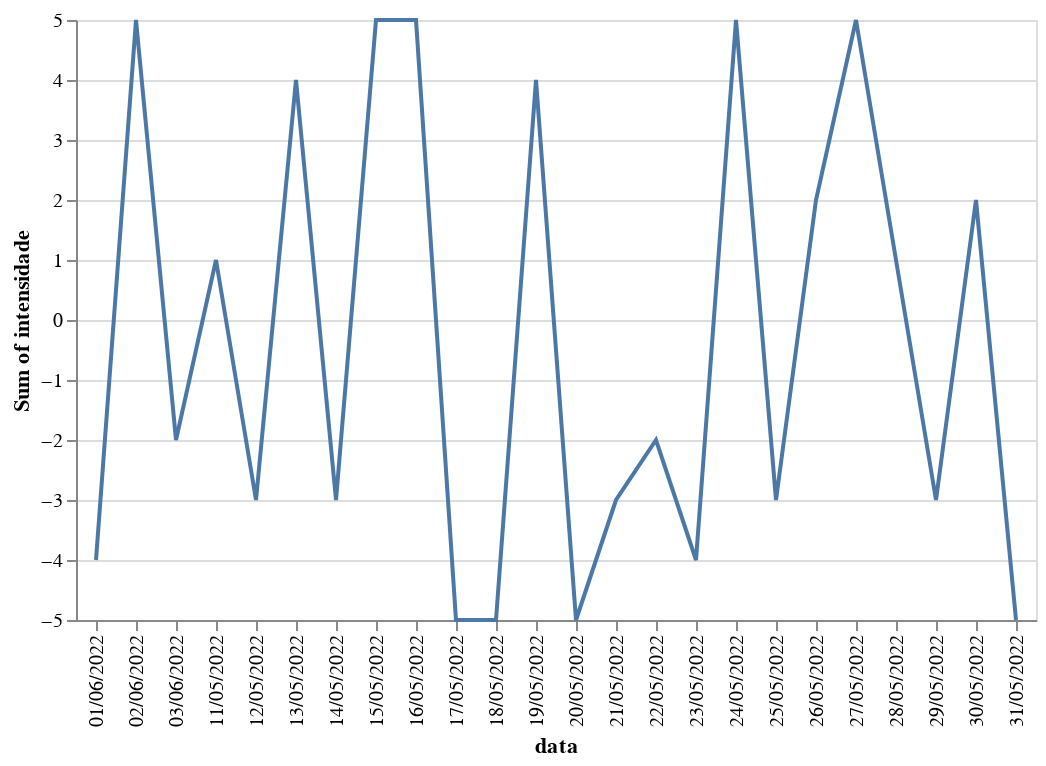

The notebook cell this image was saved under:
### Code cell
alt.Chart(grafico_linhas).mark_line().encode(
    alt.X('data:O'),
    alt.Y('sum(intensidade)')
)

### Figure 1 — Vega-Lite specification as saved in the notebook (floating-point values rounded to 4 significant figures)
{"config": {"view": {"continuousWidth": 400, "continuousHeight": 300}}, "data": {"name": "data-fd74e9a983e1c7c8ff2c611c0472aff3"}, "mark": "line", "encoding": {"x": {"field": "data", "type": "ordinal"}, "y": {"aggregate": "sum", "field": "intensidade", "type": "quantitative"}}, "$schema": "https://vega.github.io/schema/vega-lite/v4.17.0.json", "datasets": {"data-fd74e9a983e1c7c8ff2c611c0472aff3": [{"id_avaliacao": 1, "carater": "disposto-bom", "intensidade": 1, "id_disciplina": 1, "id_professor": 3, "nome_professor": "Marcos", "id_assunto": 1, "nome_assunto": "portugues", "id_turma": 1, "curso": "fundamental_1", "periodo": 8, "tag": "B", "data": "11/05/2022"}, {"id_avaliacao": 2, "carater": "disposto-ruim", "intensidade": -3, "id_disciplina": 1, "id_professor": 3, "nome_professor": "Marcos", "id_assunto": 1, "nome_assunto": "portugues", "id_turma": 1, "curso": "fundamental_1", "periodo": 8, "tag": "B", "data": "12/05/2022"}, {"id_avaliacao": 3, "carater": "indisposto-bom", "intensidade": 4, "id_disciplina": 1, "id_professor": 3, "nome_professor": "Marcos", "id_assunto": 1, "nome_assunto": "portugues", "id_turma": 1, "curso": "fundamental_1", "periodo": 8, "tag": "B", "data": "13/05/2022"}, {"id_avaliacao": 4, "carater": "indisposto-ruim", "intensidade": -3, "id_disciplina": 1, "id_professor": 3, "nome_professor": "Marcos", "id_assunto": 1, "nome_assunto": "portugues", "id_turma": 1, "curso": "fundamental_1", "periodo": 8, "tag": "B", "data": "14/05/2022"}, {"id_avaliacao": 5, "carater": "disposto-bom", "intensidade": 5, "id_disciplina": 1, "id_professor": 3, "nome_professor": "Marcos", "id_assunto": 1, "nome_assunto": "portugues", "id_turma": 1, "curso": "fundamental_1", "periodo": 8, "tag": "B", "data": "15/05/2022"}, {"id_avaliacao": 6, "carater": "disposto-bom", "intensidade": 5, "id_disciplina": 1, "id_professor": 3, "nome_professor": "Marcos", "id_assunto": 1, "nome_assunto": "portugues", "id_turma": 1, "curso": "fundamental_1", "periodo": 8, "tag": "B", "data": "16/05/2022"}, {"id_avaliacao": 7, "carater": "disposto-ruim", "intensidade": -5, "id_disciplina": 1, "id_professor": 3, "nome_professor": "Marcos", "id_assunto": 1, "nome_assunto": "portugues", "id_turma": 1, "curso": "fundamental_1", "periodo": 8, "tag": "B", "data": "17/05/2022"}, {"id_avaliacao": 8, "carater": "disposto-ruim", "intensidade": -5, "id_disciplina": 1, "id_professor": 3, "nome_professor": "Marcos", "id_assunto": 1, "nome_assunto": "portugues", "id_turma": 1, "curso": "fundamental_1", "periodo": 8, "tag": "B", "data": "18/05/2022"}, {"id_avaliacao": 9, "carater": "indisposto-bom", "intensidade": 4, "id_disciplina": 1, "id_professor": 3, "nome_professor": "Marcos", "id_assunto": 1, "nome_assunto": "portugues", "id_turma": 1, "curso": "fundamental_1", "periodo": 8, "tag": "B", "data": "19/05/2022"}, {"id_avaliacao": 10, "carater": "indisposto-ruim", "intensidade": -5, "id_disciplina": 1, "id_professor": 3, "nome_professor": "Marcos", "id_assunto": 1, "nome_assunto": "portugues", "id_turma": 1, "curso": "fundamental_1", "periodo": 8, "tag": "B", "data": "20/05/2022"}, {"id_avaliacao": 11, "carater": "indisposto-ruim", "intensidade": -3, "id_disciplina": 1, "id_professor": 3, "nome_professor": "Marcos", "id_assunto": 1, "nome_assunto": "portugues", "id_turma": 1, "curso": "fundamental_1", "periodo": 8, "tag": "B", "data": "21/05/2022"}, {"id_avaliacao": 12, "carater": "indisposto-ruim", "intensidade": -2, "id_disciplina": 1, "id_professor": 3, "nome_professor": "Marcos", "id_assunto": 1, "nome_assunto": "portugues", "id_turma": 1, "curso": "fundamental_1", "periodo": 8, "tag": "B", "data": "22/05/2022"}, {"id_avaliacao": 13, "carater": "disposto-ruim", "intensidade": -4, "id_disciplina": 1, "id_professor": 3, "nome_professor": "Marcos", "id_assunto": 1, "nome_assunto": "portugues", "id_turma": 1, "curso": "fundamental_1", "periodo": 8, "tag": "B", "data": "23/05/2022"}, {"id_avaliacao": 14, "carater": "disposto-bom", "intensidade": 5, "id_disciplina": 1, "id_professor": 3, "nome_professor": "Marcos", "id_assunto": 1, "nome_assunto": "portugues", "id_turma": 1, "curso": "fundamental_1", "periodo": 8, "tag": "B", "data": "24/05/2022"}, {"id_avaliacao": 15, "carater": "indisposto-ruim", "intensidade": -3, "id_disciplina": 1, "id_professor": 3, "nome_professor": "Marcos", "id_assunto": 1, "nome_assunto": "portugues", "id_turma": 1, "curso": "fundamental_1", "periodo": 8, "tag": "B", "data": "25/05/2022"}, {"id_avaliacao": 16, "carater": "indisposto-bom", "intensidade": 2, "id_disciplina": 1, "id_professor": 3, "nome_professor": "Marcos", "id_assunto": 1, "nome_assunto": "portugues", "id_turma": 1, "curso": "fundamental_1", "periodo": 8, "tag": "B", "data": "26/05/2022"}, {"id_avaliacao": 17, "carater": "indisposto-bom", "intensidade": 5, "id_disciplina": 1, "id_professor": 3, "nome_professor": "Marcos", "id_assunto": 1, "nome_assunto": "portugues", "id_turma": 1, "curso": "fundamental_1", "periodo": 8, "tag": "B", "data": "27/05/2022"}, {"id_avaliacao": 18, "carater": "indisposto-bom", "intensidade": 1, "id_disciplina": 1, "id_professor": 3, "nome_professor": "Marcos", "id_assunto": 1, "nome_assunto": "portugues", "id_turma": 1, "curso": "fundamental_1", "periodo": 8, "tag": "B", "data": "28/05/2022"}, {"id_avaliacao": 19, "carater": "indisposto-ruim", "intensidade": -3, "id_disciplina": 1, "id_professor": 3, "nome_professor": "Marcos", "id_assunto": 1, "nome_assunto": "portugues", "id_turma": 1, "curso": "fundamental_1", "periodo": 8, "tag": "B", "data": "29/05/2022"}, {"id_avaliacao": 20, "carater": "disposto-bom", "intensidade": 2, "id_disciplina": 1, "id_professor": 3, "nome_professor": "Marcos", "id_assunto": 1, "nome_assunto": "portugues", "id_turma": 1, "curso": "fundamental_1", "periodo": 8, "tag": "B", "data": "30/05/2022"}, {"id_avaliacao": 21, "carater": "disposto-ruim", "intensidade": -5, "id_disciplina": 1, "id_professor": 3, "nome_professor": "Marcos", "id_assunto": 1, "nome_assunto": "portugues", "id_turma": 1, "curso": "fundamental_1", "periodo": 8, "tag": "B", "data": "31/05/2022"}, {"id_avaliacao": 22, "carater": "disposto-ruim", "intensidade": -4, "id_disciplina": 1, "id_professor": 3, "nome_professor": "Marcos", "id_assunto": 1, "nome_assunto": "portugues", "id_turma": 1, "curso": "fundamental_1", "periodo": 8, "tag": "B", "data": "01/06/2022"}, {"id_avaliacao": 23, "carater": "indisposto-bom", "intensidade": 5, "id_disciplina": 1, "id_professor": 3, "nome_professor": "Marcos", "id_assunto": 1, "nome_assunto": "portugues", "id_turma": 1, "curso": "fundamental_1", "periodo": 8, "tag": "B", "data": "02/06/2022"}, {"id_avaliacao": 24, "carater": "indisposto-ruim", "intensidade": -2, "id_disciplina": 1, "id_professor": 3, "nome_professor": "Marcos", "id_assunto": 1, "nome_assunto": "portugues", "id_turma": 1, "curso": "fundamental_1", "periodo": 8, "tag": "B", "data": "03/06/2022"}]}}
